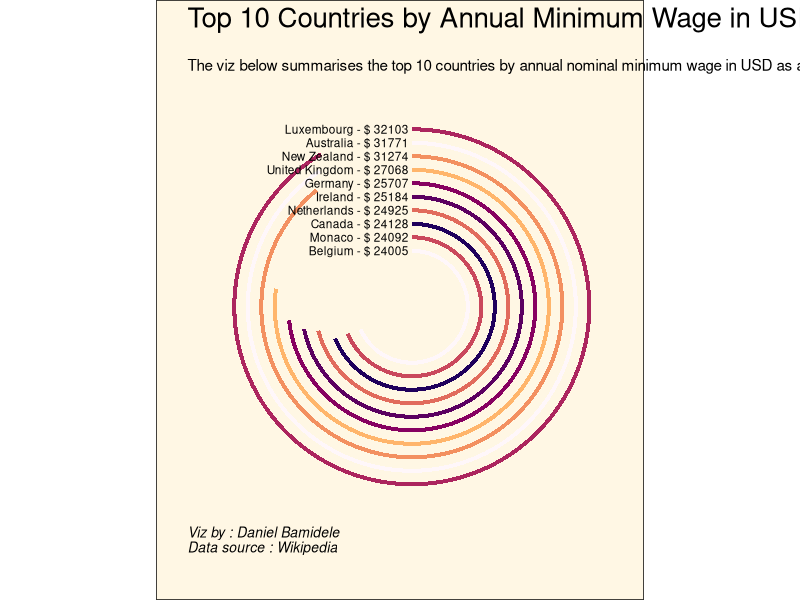
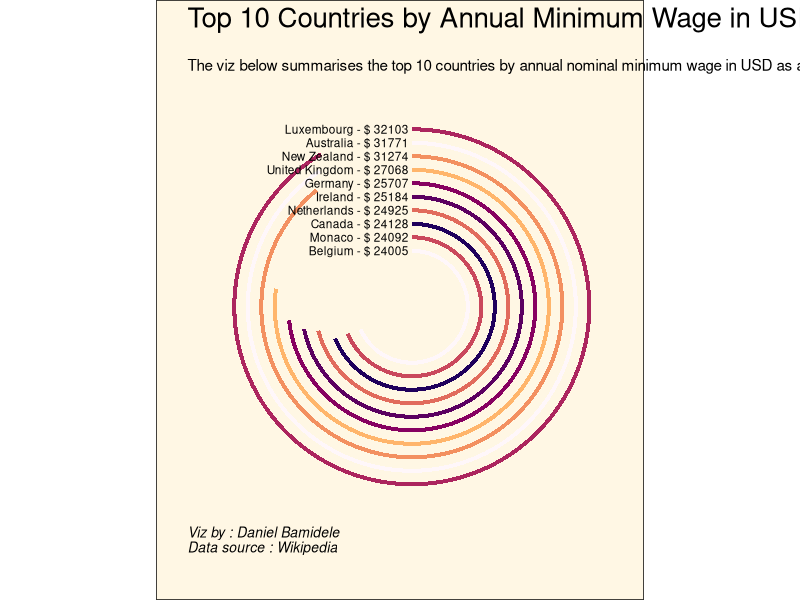

Reproduce these figures in R, in order.
# ----- Load libraries ---- #
library(tidyverse)
library(RColorBrewer)

# ----- This section prepares and cleans our dataframe ---- #

mw = read.csv('Minimum Wage.csv', header = T)
mw = mw %>%  
  mutate(hourly_usd = as.numeric(as.character(hourly_usd)), 
         annual_usd = as.numeric(as.character(annual_usd)), 
         workweek_hours = as.numeric(as.character(workweek_hours)))

clean_mw = mw %>% 
  drop_na(hourly_usd) %>% 
  arrange(desc(hourly_usd)) %>% 
  mutate(country = factor(country, country))

data = clean_mw[1:20,] %>%
  select(country, annual_usd, hourly_usd) %>%
  arrange(desc(annual_usd))

df = data  %>% select(country, annual_usd)  

df = df[-c(11:20),]

# ----- This section prepares our dataframe for labels ---- #

len = 4

df2 = data.frame(country = letters[1:len], 
                 annual_usd = rep(0,len), 
                 country2 = rep("", len))

df$country2 = paste0(df$country, " - ", "$ ", df$annual_usd, " " )

df = rbind(df, df2)

df$country = factor(df$country, levels = rev(df$country))

# ----- This section sets the colors for our viz ---- #
colr = c("#FFF7FA", "#FFF7FA", "#FFF7FA","#1f005c", "#870160", "#5b0060", "#ac255e", "#ca485c", 
         "#e16b5c", "#f39060", "#ffb56b", "#f99e43", "#cd731a", "#814407"
         )

# ----- This section constructs the layers of our viz ---- #

ggplot(df, aes(x = country, y = annual_usd,
               fill = country2)) + 
  # create a bar plot
  geom_bar(width = 0.3, stat="identity") + 
  # set a manual color palette
  scale_fill_manual(values = colr) +
  # curve the bar chart 
  coord_polar(theta = "y") +
  # remove the x and y axis labels
  xlab("") + ylab("") +
  # let the "circumference" of the racetrack/radial bars
  ylim(c(0,35100)) +
  # add a title at the top of the chart
  ggtitle("Top 10 Countries by Annual Minimum Wage in USD") +
  # add a subtitle  and caption
  labs(subtitle = "\nThe viz below summarises the top 10 countries by annual nominal minimum wage in USD as at 2022.",
       caption = "Viz by : Daniel Bamidele\nData source : Wikipedia") +
  # add the legend text
  geom_text(data = df, hjust = 1, size = 3,
            aes(x = country, y = 0, label = country2)) +
  # use the minimal theme to make it pretty
  theme_minimal() +
  # remove the external legend, format text elements and remove all the extra elements
  theme(legend.position = "none",
        plot.title = element_text(size = 20),
        plot.caption = element_text(size = 10, face = "italic", hjust = 0, vjust = 10 ),
        panel.grid.major = element_blank(),
        panel.grid.minor = element_blank(),
        axis.line = element_blank(),
        axis.text.y = element_blank(),
        axis.text.x = element_blank(),
        axis.ticks = element_blank()) +
  theme(plot.background = element_rect(fill = "#FFF7E4"))

# save the plot

ggsave("ggfy_min_wage.png" , width = 10, height = 12, dpi = 500)
